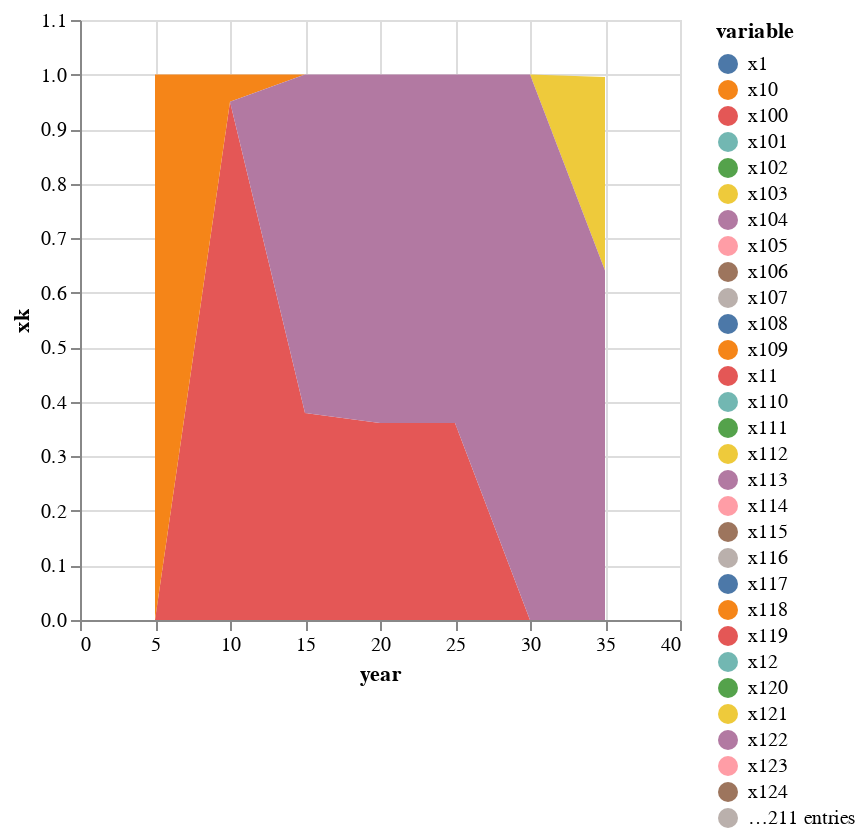

The notebook cell saved with this chart:
### Code cell
transpose(xk)
df1=DataFrame(xk',:auto)
df1[!,:year] = 5*collect(1:7)

sNames="compromise ".*string.(collect(1:length(xk[:,1])))
df1 |> stack |> @vlplot(:area, x=:year, y={:value, stack=:zero, title="xk"}, color="variable:n",legend=:sNames)

### Figure 1 — Vega-Lite specification as saved in the notebook (floating-point values rounded to 4 significant figures; data arrays with more than 128 entries replaced by an {"elided": "..."} marker saying what was removed)
{"data": {"values": {"elided": "1680 records"}}, "encoding": {"color": {"field": "variable", "type": "nominal"}, "x": {"field": "year", "type": "quantitative"}, "y": {"field": "value", "stack": "zero", "title": "xk", "type": "quantitative"}}, "legend": "sNames", "mark": "area"}
